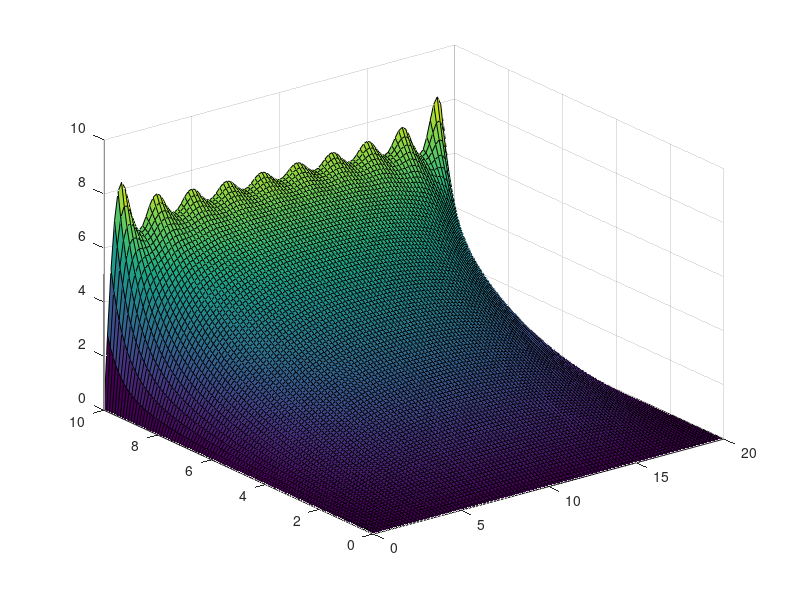

Source code (MATLAB):
clearvars;

a = 20;
b = 10;
Na = 100;
Nb = 100;
V01 = 1.0;
V02 = 2.0;
V03 = 3.0;
V04 = 1.0;
[X,Y] = meshgrid(0:a/Na:a,0:b/Nb:b);

Nk = 10;
for k = 1:Nk
    n = 2*k-1;
    V1(:,:,k) = 4*V01/pi*sin(n*pi*X/a).*sinh(n*pi*Y/a)./(n*sinh(n*pi*b/a));
end

for k = 1:Nk
    n = 2*k-1;
    V2(:,:,k) = 4*V02/pi*sin(n*pi*X/a).*sinh(n*pi*Y/a)./(n*sinh(n*pi*b/a));
end

for k = 1:Nk
    n = 2*k-1;
    V3(:,:,k) = 4*V03/pi*sin(n*pi*X/a).*sinh(n*pi*Y/a)./(n*sinh(n*pi*b/a));
end

for k = 1:Nk
    n = 2*k-1;
    V4(:,:,k) = 4*V04/pi*sin(n*pi*X/a).*sinh(n*pi*Y/a)./(n*sinh(n*pi*b/a));
end

V1_Tot=sum(V1,3);
V2_Tot=sum(V2,3);
V3_Tot=sum(V3,3);
V4_Tot=sum(V4,3);

V_total=V1_Tot+V2_Tot+V3_Tot+V4_Tot

surf(X,Y,V_total)